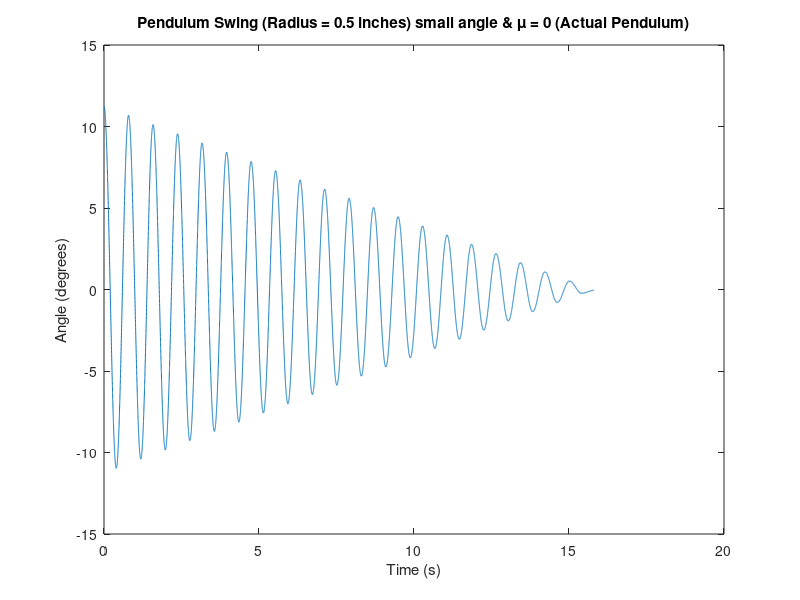

Recreate this plot in MATLAB. (Note: a time limit stopped this script after it produced the figure.)
%% Pendulum Estimate Swing Time using Runge-Kutta Method 

close all;
clear;
clc

% Parameters
g = 9.81;  % gravitational acceleration (m/s^2)
L = 0.1549;  % length to the center of mass (m)
m = 0.230;  % mass of the pendulum (kg)
mu = 0.03;  % coefficient of friction

% Radii of the pendulum bushing (in meters)
radii = [0.5, 0.25, 0.125] * 0.0254;  % converting inches to meters

% Experimental duration estimates for comparison (seconds)
experimental_times = [20, 33, 95];  % [1/2, 1/4, 1/8 inch]

% Initial conditions
theta0 = pi/16;  % small angle
omega0 = 0;  % initial angular velocity
dt = 0.001;  % time step (s)

% Function to calculate angular acceleration (alpha)
alpha_func = @(theta, omega, r) (-m * g * L * sin(theta) - mu * sign(omega) * m * g * r) / (m * L^2);

% Loop through each radius
for i = 1:length(radii)
    r = radii(i);
    t = 0:dt:200;  % time array with a max time to capture longer durations
    theta = zeros(size(t));  % angle array
    omega = zeros(size(t));  % angular velocity array
    
    theta(1) = theta0;
    omega(1) = omega0;
    
    % Energy arrays
    PE = zeros(size(t));  % Potential Energy
    KE = zeros(size(t));  % Kinetic Energy
    TotalEnergy = zeros(size(t));  % Total Energy

    % Runge-Kutta 4th order method loop
    for n = 1:length(t)-1
        % Adjust friction for specific radii
        if r == 0.125 * 0.0254  % for 1/8 inch radius
            friction_factor = 1.0;  % no additional friction adjustment
        elseif r == 0.25 * 0.0254  % for 1/4 inch radius
            friction_factor = 1.2;  % slight adjustment
        else
            friction_factor = 1.0;  % default
        end
        
        % Apply the friction adjustment factor
        alpha_func_adjusted = @(theta, omega) alpha_func(theta, omega, r) * friction_factor;
        
        % Runge-Kutta 4th order calculations
        k1_theta = omega(n);
        k1_omega = alpha_func_adjusted(theta(n), omega(n));
        
        k2_theta = omega(n) + 0.5 * dt * k1_omega;
        k2_omega = alpha_func_adjusted(theta(n) + 0.5 * dt * k1_theta, omega(n) + 0.5 * dt * k1_omega);
        
        k3_theta = omega(n) + 0.5 * dt * k2_omega;
        k3_omega = alpha_func_adjusted(theta(n) + 0.5 * dt * k2_theta, omega(n) + 0.5 * dt * k2_omega);
        
        k4_theta = omega(n) + dt * k3_omega;
        k4_omega = alpha_func_adjusted(theta(n) + dt * k3_theta, omega(n) + dt * k3_omega);
        
        theta(n+1) = theta(n) + (dt / 6) * (k1_theta + 2 * k2_theta + 2 * k3_theta + k4_theta);
        omega(n+1) = omega(n) + (dt / 6) * (k1_omega + 2 * k2_omega + 2 * k3_omega + k4_omega);
        
        % Calculate potential and kinetic energy
        height = L * (1 - cos(theta(n+1)));  % height above the lowest point
        PE(n+1) = m * g * height;  % Potential Energy
        KE(n+1) = 0.5 * m * (L * omega(n+1))^2;  % Kinetic Energy
        TotalEnergy(n+1) = PE(n+1) + KE(n+1);  % Total Energy
        
        % Stop if the pendulum comes to rest
        if abs(omega(n+1)) < 5e-5 && abs(theta(n+1)) < 0.0025
            break;
        end
    end
    
    % Convert angle from radians to degrees
    theta_deg = theta(1:n) * (180 / pi);
    
    % Plot the angle (degrees) over time
    figure;
    plot(t(1:n), theta_deg);
    title(['Pendulum Swing (Radius = ', num2str(r * 39.37), ' inches) small angle & \mu = 0 (Actual Pendulum)']);
    xlabel('Time (s)');
    ylabel('Angle (degrees)');
    
    
    % Display comparison with experimental value
    disp(['For radius = ', num2str(r * 39.37), ' inches:']);
    disp(['Simulated duration: ', num2str(t(n)), ' seconds']);
    disp(['Experimental duration: ', num2str(experimental_times(i)), ' seconds']);
end
